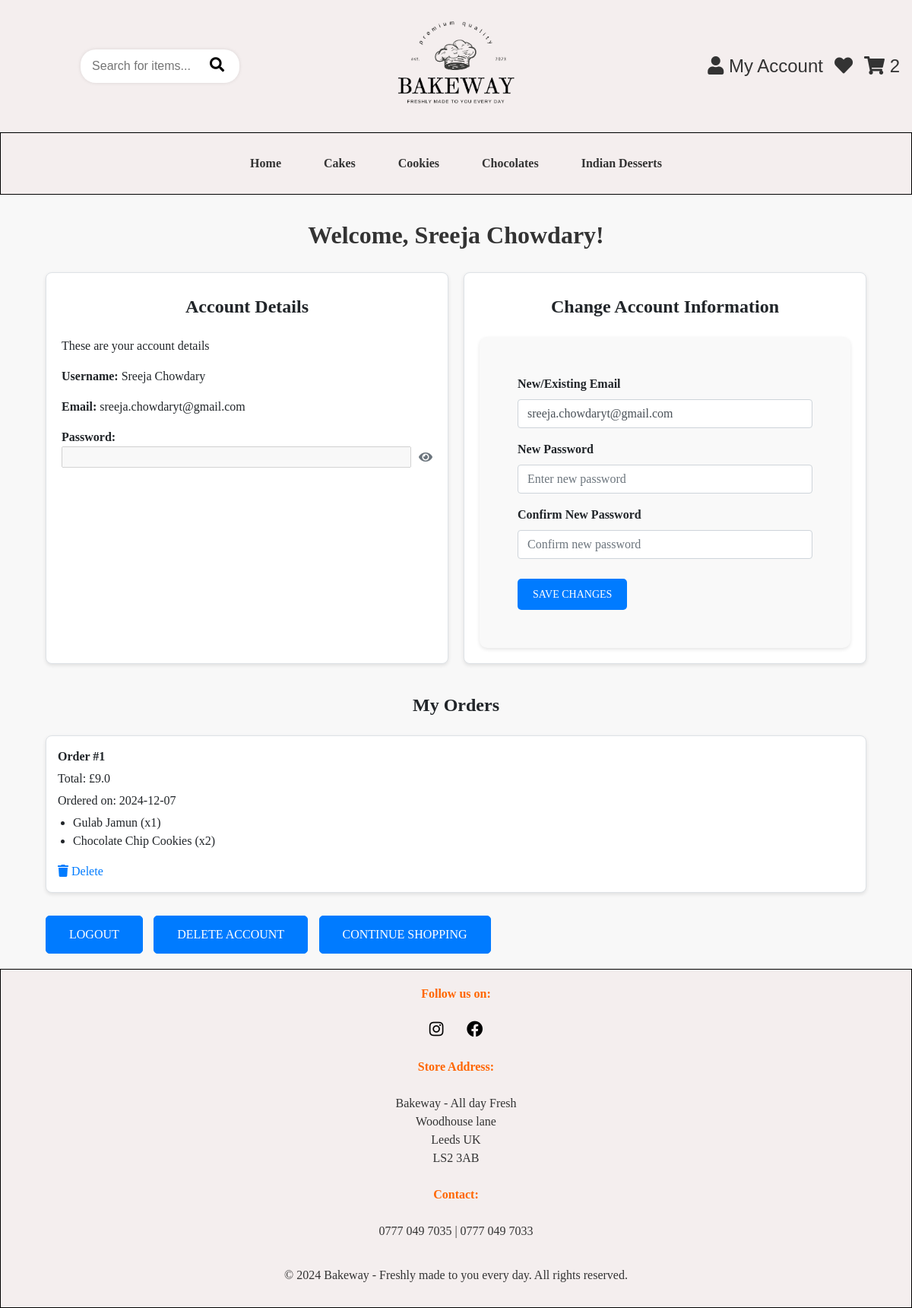
Page /dashboard (signed in) on the earlier database version.
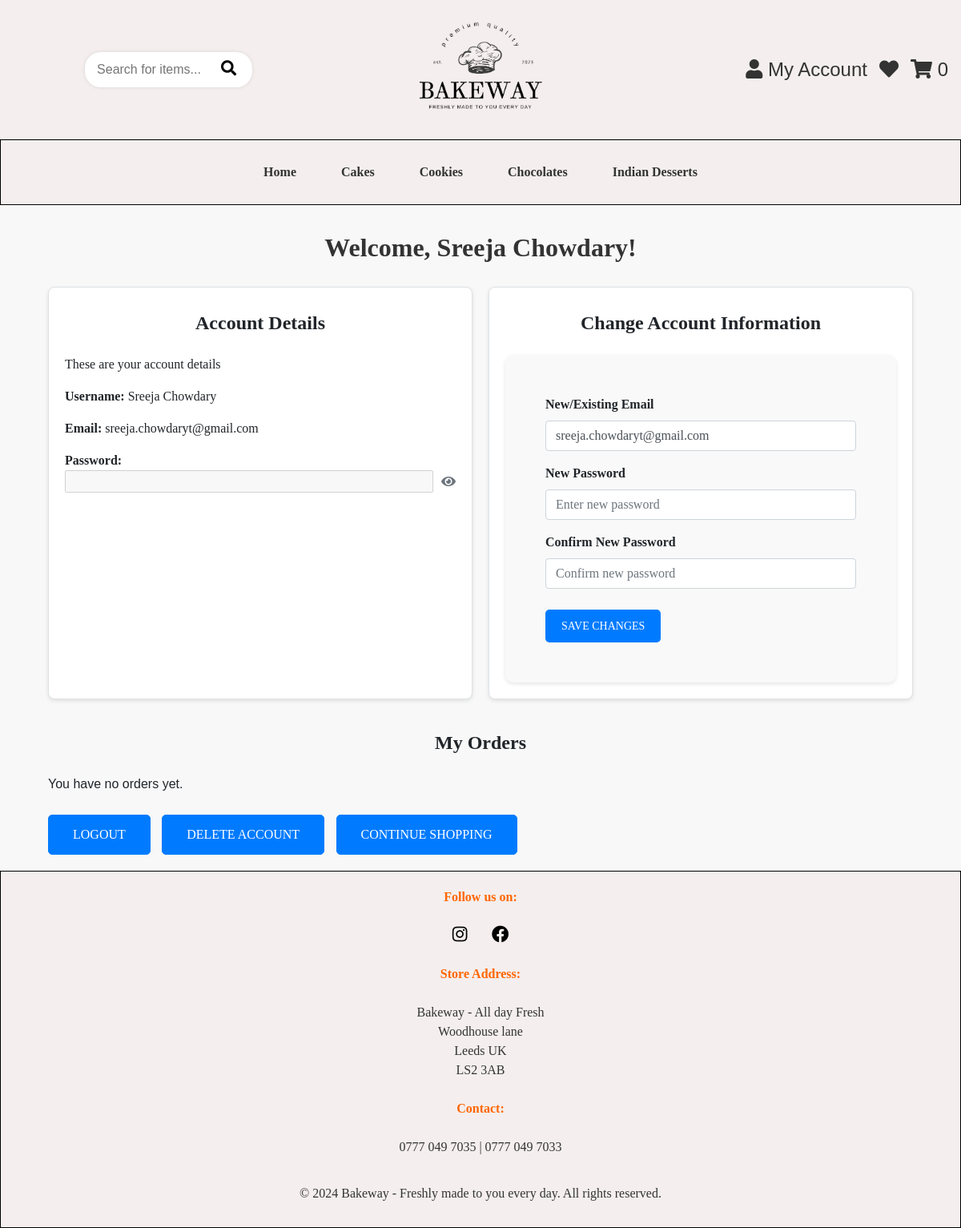
Same page on the later database version.
### app/models.py (models this page shows, shortened)
class User(db.Model, UserMixin):
    id = db.Column(db.Integer, primary_key=True)
    name = db.Column(db.String(100))
    email = db.Column(db.String(120), unique=True)
    password = db.Column(db.String(200))
    is_active = db.Column(db.Boolean, default=True)

class Order(db.Model):
    id = db.Column(db.Integer, primary_key=True)
    user_id = db.Column(db.Integer, db.ForeignKey('user.id'), nullable=False)
    total_amount = db.Column(db.Float, nullable=False)
    name = db.Column(db.String(100), nullable=False)
    address = db.Column(db.String(255), nullable=False)  # Changed from phone to address
    date_ordered = db.Column(db.Date, default=datetime.utcnow().date)  # Only storing the date (not datetime)
    user = db.relationship('User', backref='orders')
    order_items = db.relationship('OrderItem', backref='order', cascade='all, delete-orphan')  # Ensure this cascade setting

class OrderItem(db.Model):
    id = db.Column(db.Integer, primary_key=True)
    order_id = db.Column(db.Integer, db.ForeignKey('order.id'), nullable=False)
    product_id = db.Column(db.Integer, db.ForeignKey('product.id'), nullable=False)
    quantity = db.Column(db.Integer, nullable=False)
    product = db.relationship('Product')

class Product(db.Model):
    id = db.Column(db.Integer, primary_key=True)
    name = db.Column(db.String(100), nullable=False)
    description = db.Column(db.Text, nullable=False)
    price = db.Column(db.Float, nullable=False)
    category = db.Column(db.String(50), nullable=False)  # 'Cake', 'Cookie', 'Chocolate', 'Desserts'.
    image = db.Column(db.String(225), nullable=False)
    stock = db.Column(db.Integer, nullable=False, default=0)  # Stock quantity

### app/views.py (the view)
@app.route('/dashboard')
@login_required
def dashboard():
    user = current_user
    return render_template('dashboard.html', user=user)

### app/__init__.py (called while the page is built)
@login_manager.user_loader
def load_user(user_id):
    return User.query.get(int(user_id))

### app/views.py (called while the page is built)
@app.before_request
def initialize_cart():
    if 'cart' not in session:
        session['cart'] = {}

@app.context_processor
def inject_cart_quantity():
    if current_user.is_authenticated:
        total_quantity = db.session.query(
            db.func.sum(CartItem.quantity)
        ).filter_by(user_id=current_user.id).scalar() or 0
    else:
        cart = session.get('cart', {})
        total_quantity = sum(item['quantity'] for item in cart.values())
    return dict(cart_total_quantity=total_quantity)

### app/templates/dashboard.html (shortened to what this page needs)
{% extends "base.html" %}
{% block content %}
<div class="container">
    <div class="welcome-section">
        <h2><strong>Welcome, {{ current_user.name }}!</strong></h2>
    </div>
    <div class="dashboard-grid">
        <div class="account-details">
            <h4><strong>Account Details</strong></h4>
            <p>These are your account details</p>
            <p><strong>Username:</strong> {{ current_user.name }}</p>
            <p><strong>Email:</strong> {{ current_user.email }}</p>
            <p><strong>Password:</strong>
                <span id="passwordField">
                    <input type="password" id="password" value="{{ current_user.actual_password }}" disabled>
                    <i id="eyeIcon" class="fa fa-eye" onclick="togglePasswordVisibility()"></i>
                </span>
            </p>
        </div>
        <div class="change-account-info">
            <h4><strong>Change Account Information</strong></h4>
            <form action="{{ url_for('update_account') }}" method="POST">
                <div class="form-group">
                    <label for="newEmail"><strong>New/Existing Email</strong></label>
                    <input type="email" id="newEmail" name="newEmail" class="form-control" value="{{ current_user.email }}" required>
                </div>
                <div class="form-group">
                    <label for="newPassword"><strong>New Password</strong></label>
                    <input type="password" id="newPassword" name="newPassword" class="form-control" placeholder="Enter new password">
                </div>
                <div class="form-group">
                    <label for="confirmPassword"><strong>Confirm New Password</strong></label>
                    <input type="password" id="confirmPassword" name="confirmPassword" class="form-control" placeholder="Confirm new password">
                </div>
                <button type="submit" class="btn btn-primary">Save Changes</button>
            </form>
        </div>
    </div>
<div class="my-orders">
    <h4><strong>My Orders</strong></h4>
    {% if current_user.orders %}
        <div class="orders-grid">
            {% for order in current_user.orders %}
                <div class="order-box">
                    <strong>Order #{{ loop.index }}</strong>
                    <p>Total: £{{ order.total_amount }}</p>
                    <p>Ordered on: {{ order.date_ordered }}</p>
                    <ul>
                        {% for item in order.order_items %}
                            <li>{{ item.product.name }} (x{{ item.quantity }})</li>
                        {% endfor %}
                    </ul>
                    <a href="{{ url_for('delete_order', order_id=order.id) }}" class="delete-order-btn" onclick="return confirm('Are you sure you want to delete this order?');">
                        <i class="fa fa-trash"></i> Delete
                    </a>
                </div>
            {% endfor %}
        </div>
    {% else %}
        <p>You have no orders yet.</p>
    {% endif %}
</div>
    <div class="buttons-section">
        <a href="{{ url_for('logout') }}" class="btn btn-light custom-btn">Logout</a>
        <a href="javascript:void(0);" onclick="document.getElementById('deleteAccountForm').submit();" class="btn btn-danger custom-btn">Delete Account</a>
        <a href="{{ url_for('home') }}" class="btn btn-light custom-btn">Continue Shopping</a>
    </div>
</div>
{% endblock %}

### app/templates/base.html (shortened to what this page needs)
<!DOCTYPE html>
<html lang="en">
<head>
  <link href="https://stackpath.bootstrapcdn.com/bootstrap/4.5.2/css/bootstrap.min.css" rel="stylesheet">
  <link rel="stylesheet" href="{{ url_for('static', filename='style.css') }}">
  <link rel="stylesheet" href="https://cdnjs.cloudflare.com/ajax/libs/font-awesome/5.15.4/css/all.min.css">
</head>
<body>
<header class="d-flex justify-content-between align-items-center p-3 flex-wrap">
  <div class="search-container">
    <form action="/search" method="get" class="search-form">
      <input type="text" name="query" placeholder="Search for items..." class="search-input">
      <button type="submit" class="search-btn"><i class="fas fa-search"></i></button>
    </form>
  </div>
  <div class="logo">
    <a href="/">
      <img src="{{ url_for('static', filename='images/logo.jpg') }}" alt="Bakeway Logo" class="logo-img">
    </a>
  </div>
  <div class="header-icons d-flex align-items-center gap-3">
    {% if current_user.is_authenticated %}
      <a href="{{ url_for('dashboard') }}" class="icon-link"><i class="fas fa-user"></i> My Account</a>
    {% else %}
      <a href="{{ url_for('login') }}" class="icon-link"><i class="fas fa-user"></i> Sign In</a>
    {% endif %}
<a href="javascript:void(0);" class="icon-link" data-toggle="modal" data-target="#wishlistModal">
  <i class="fas fa-heart"></i>
</a>
    <a href="/cart" class="icon-link">
      <i class="fas fa-shopping-cart"></i>
      <span class="cart-quantity">{{ cart_total_quantity }}</span>
    </a>
  </div>
</header>
  <nav class="navbar navbar-expand-lg">
    <div class="container">
      <div class="collapse navbar-collapse" id="navbarNav">
        <ul class="navbar-nav mx-auto">
          <li class="nav-item"><a class="nav-link" href="/">Home</a></li>
          <li class="nav-item"><a class="nav-link" href="/cakes">Cakes</a></li>
          <li class="nav-item"><a class="nav-link" href="/cookies">Cookies</a></li>
          <li class="nav-item"><a class="nav-link" href="/chocolates">Chocolates</a></li>
          <li class="nav-item"><a class="nav-link" href="/indian-desserts">Indian Desserts</a></li>
        </ul>
      </div>
    </div>
  </nav>
  <div class="container mt-4">
    {% block content %}
    {% endblock %}
  </div>
  <footer>
    <p class = "information" ><strong>Follow us on: </strong></p><br>
      <p><a href="#"><i class="fab fa-instagram fa-lg mx-2"></i></a>
      <a href="#"><i class="fab fa-facebook fa-lg mx-2"></i></a>
    </p><br>
    <p class = "information"><strong>Store Address: </strong></p><br>
    <p class = "inter-info"> Bakeway - All day Fresh<br>
        Woodhouse lane<br>
        Leeds UK<br>
        LS2 3AB </p> <br>
    <p class = "information"><strong>Contact: </strong></p><br>
    <p class = "inter-info">0777 049 7035 | 0777 049 7033</p><br>
    <p class ="copy-rights">&copy; 2024 Bakeway - Freshly made to you every day. All rights reserved.</p>
  </footer>
  <link rel="stylesheet" type="text.css" href="//cdnjs.cloudflare.com/ajax/libs/cookieconsent/3.1.1/cookieconsent.min.css" />
</body>
</html>

### app/static/style.css (style rules this page uses)
h2 { color: #333; font-family: 'Times New Roman', Times, serif; text-align: center; padding: 10px; }
header { display: flex; justify-content: space-between; align-items: center; background-color: #f4eeee; padding: 10px 20px; border-bottom: 1px solid #e0e0e0; flex-wrap: wrap; }
.logo { flex: 1; display: flex; justify-content: center; }
.logo-img { width: 180px; height: auto; }
.search-container { flex: 1; display: flex; justify-content: flex-start; }
.search-form { display: flex; align-items: center; background-color: #fff; border-radius: 20px; box-shadow: 0 0 5px rgba(0, 0, 0, 0.1); padding: 5px 10px; max-width: 250px; }
.search-input { border: none; outline: none; padding: 5px; font-size: 1rem; width: 150px; }
.search-btn { background-color: white; border: none; padding: 5px 10px; cursor: pointer; color: black; }
.search-btn i { font-size: 1.2rem; }
.header-icons { flex: 1; display: flex; justify-content: flex-end; gap: 15px; }
.header-icons .icon-link { color: #333; font-size: 1.5rem; text-decoration: none; }
* { margin: 0; padding: 0; box-sizing: border-box; }
body { font-family: Arial, sans-serif; background-color: #f8f8f8; margin: 0; }
.navbar { background-color: #f4eeee; border-bottom: 1px solid #e0e0e0; padding: 10px; border: 0.5px solid black; border-radius: 0px !important; }
.navbar-nav { list-style-type: none; display: flex; justify-content: center; }
.nav-item { padding: 10px 20px; font-family: 'Times New Roman', Times, serif; }
.nav-link { text-decoration: none; color: #333; font-weight: bold; }
footer { background-color: #f4eeee; padding: 20px; text-align: center; border-top: 1px solid #e0e0e0; border: 0.5px solid black; border-radius: 0px !important; }
footer p { margin: 0; color: #333; }
footer a { color: black; text-decoration: none; padding: 5px; padding-top: 20px; }
.copy-rights { padding: 10px; font-family: 'Times New Roman', Times, serif; }
.information { font-family: 'Times New Roman', Times, serif; color: #ff6600; }
.inter-info { font-family: 'Times New Roman', Times, serif; }
.btn-primary { background-color: #ff6600; border: none; box-shadow: none !important; outline: none !important; padding: 10px 15px; }
form { max-width: 500px; margin: auto; padding: 50px; background: #f9f9f9; border-radius: 10px; box-shadow: 0px 2px 5px rgba(0, 0, 0, 0.1); }
h4 { font-family: 'Times New Roman', Times, serif; text-align: left; padding: 10px; margin-bottom: 15px; text-align: center; }
.btn { padding: 12px; background-color: #007bff; color: white; border: none; border-radius: 5px; cursor: pointer; margin-top: 10px; font-family: 'Times New Roman', Times, serif; }
.dashboard-grid { display: flex; gap: 20px; margin-top: 20px; flex-wrap: wrap; }
.account-details, .change-account-info { flex: 1; background: white; border: 1px solid #dee2e6; border-radius: 8px; padding: 20px; box-shadow: 0 2px 5px rgba(0, 0, 0, 0.1); font-family: 'Times New Roman', Times, serif; }
.my-orders { margin-top: 30px; }
.btn { padding: 10px 15px; border-radius: 5px; text-transform: uppercase; font-size: 14px; border: none; transition: background-color 0.3s; }
.btn-primary { background-color: #007bff; color: white; }
#passwordField { display: flex; align-items: center; }
#passwordField input { flex: 1; margin-right: 10px; }
#eyeIcon { cursor: pointer; color: #6c757d; }
.btn { display: inline-block; padding: 10px 20px; background-color: #007bff; color: white; border-radius: 5px; text-decoration: none; text-align: center; }
.custom-btn { padding: 12px 30px; font-size: 16px; border-radius: 5px; text-decoration: none; margin-right: 10px; display: inline-block; width: auto; transition: background-color 0.3s ease, transform 0.3s ease; margin-bottom: 20px; }
.custom-btn { background-color: #007bff; color: #fff; border: 1px solid #007bff; }

Differences in the rows shown:
removed Order: total_amount "9.0", date_ordered "2024-12-07"
removed OrderItem: product.name "Gulab Jamun", quantity "1"
removed OrderItem: product.name "Chocolate Chip Cookies", quantity "2"
Other differences:
{{ cart_total_quantity }}: "2" → "0"
text now shown: "You have no orders yet."
